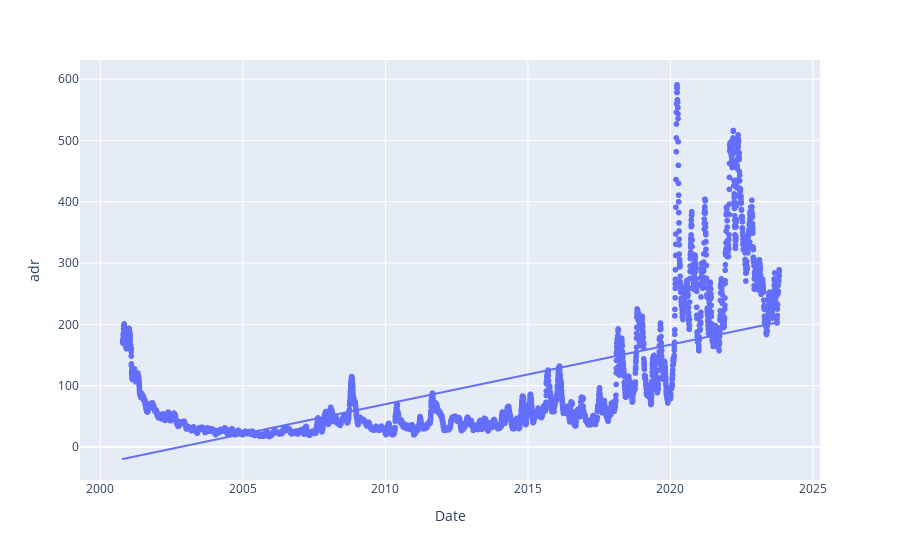

Notebook source saved alongside this figure:
### Code cell
px.scatter(data_frame=nq_daily_df, x="Date", y='adr', trendline='ols' )

### Figure 1 — Plotly figure (JSON) as saved in the notebook; plotly's stock layout.template omitted (floating-point values rounded to 4 significant figures; data arrays with more than 128 entries replaced by an {"elided": "..."} marker saying what was removed)
{"data": [{"hovertemplate": "Date=%{x}<br>adr=%{y}<extra></extra>", "legendgroup": "", "marker": {"color": "#636efa", "symbol": "circle"}, "mode": "markers", "name": "", "showlegend": false, "type": "scattergl", "x": {"elided": "5838 str values"}, "xaxis": "x", "y": {"elided": "5838 float values"}, "yaxis": "y"}, {"hovertemplate": "<b>OLS trendline</b><br>adr = 3.07398e-07 * Date + -318.248<br>R<sup>2</sup>=0.417772<br><br>Date=%{x}<br>adr=%{y} <b>(trend)</b><extra></extra>", "legendgroup": "", "marker": {"color": "#636efa", "symbol": "circle"}, "mode": "lines", "name": "", "showlegend": false, "type": "scattergl", "x": {"elided": "5819 str values"}, "xaxis": "x", "y": {"elided": "5819 float values"}, "yaxis": "y"}], "layout": {"legend": {"tracegroupgap": 0}, "margin": {"t": 60}, "xaxis": {"anchor": "y", "domain": [0, 1], "title": {"text": "Date"}}, "yaxis": {"anchor": "x", "domain": [0, 1], "title": {"text": "adr"}}}}
